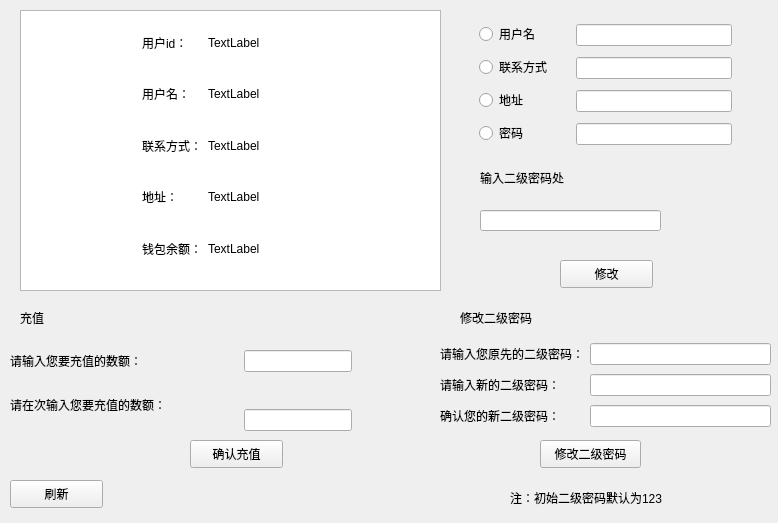
<?xml version="1.0" encoding="UTF-8"?>
<ui version="4.0">
 <class>UserWidgetInfo</class>
 <widget class="QWidget" name="UserWidgetInfo">
  <property name="geometry">
   <rect>
    <x>0</x>
    <y>0</y>
    <width>778</width>
    <height>523</height>
   </rect>
  </property>
  <property name="minimumSize">
   <size>
    <width>778</width>
    <height>523</height>
   </size>
  </property>
  <property name="maximumSize">
   <size>
    <width>778</width>
    <height>523</height>
   </size>
  </property>
  <property name="windowTitle">
   <string>Form</string>
  </property>
  <widget class="QListWidget" name="listWidget">
   <property name="geometry">
    <rect>
     <x>20</x>
     <y>10</y>
     <width>421</width>
     <height>281</height>
    </rect>
   </property>
  </widget>
  <widget class="QWidget" name="widget" native="true">
   <property name="geometry">
    <rect>
     <x>30</x>
     <y>20</y>
     <width>341</width>
     <height>251</height>
    </rect>
   </property>
   <layout class="QGridLayout" name="gridLayout">
    <item row="4" column="1">
     <widget class="QLabel" name="balancelabel">
      <property name="text">
       <string>钱包余额：</string>
      </property>
     </widget>
    </item>
    <item row="3" column="1">
     <widget class="QLabel" name="addresslabel">
      <property name="text">
       <string>地址：</string>
      </property>
     </widget>
    </item>
    <item row="0" column="0">
     <spacer name="horizontalSpacer_2">
      <property name="orientation">
       <enum>Qt::Horizontal</enum>
      </property>
      <property name="sizeHint" stdset="0">
       <size>
        <width>40</width>
        <height>20</height>
       </size>
      </property>
     </spacer>
    </item>
    <item row="1" column="1">
     <widget class="QLabel" name="namelabel">
      <property name="text">
       <string>用户名：</string>
      </property>
     </widget>
    </item>
    <item row="3" column="2">
     <widget class="QLabel" name="labeladdress">
      <property name="text">
       <string>TextLabel</string>
      </property>
     </widget>
    </item>
    <item row="2" column="2">
     <widget class="QLabel" name="labelphone">
      <property name="text">
       <string>TextLabel</string>
      </property>
     </widget>
    </item>
    <item row="4" column="2">
     <widget class="QLabel" name="labelbalance">
      <property name="text">
       <string>TextLabel</string>
      </property>
     </widget>
    </item>
    <item row="0" column="2">
     <widget class="QLabel" name="labelid">
      <property name="text">
       <string>TextLabel</string>
      </property>
     </widget>
    </item>
    <item row="0" column="3">
     <spacer name="horizontalSpacer_4">
      <property name="orientation">
       <enum>Qt::Horizontal</enum>
      </property>
      <property name="sizeHint" stdset="0">
       <size>
        <width>40</width>
        <height>20</height>
       </size>
      </property>
     </spacer>
    </item>
    <item row="2" column="1">
     <widget class="QLabel" name="phonelabel">
      <property name="text">
       <string>联系方式：</string>
      </property>
     </widget>
    </item>
    <item row="1" column="2">
     <widget class="QLabel" name="labelname">
      <property name="text">
       <string>TextLabel</string>
      </property>
     </widget>
    </item>
    <item row="0" column="1">
     <widget class="QLabel" name="idlabel">
      <property name="text">
       <string>用户id：</string>
      </property>
     </widget>
    </item>
   </layout>
  </widget>
  <widget class="QPushButton" name="btn_revise">
   <property name="geometry">
    <rect>
     <x>560</x>
     <y>260</y>
     <width>93</width>
     <height>28</height>
    </rect>
   </property>
   <property name="text">
    <string>修改</string>
   </property>
  </widget>
  <widget class="QWidget" name="widget_5" native="true">
   <property name="geometry">
    <rect>
     <x>470</x>
     <y>10</y>
     <width>271</width>
     <height>151</height>
    </rect>
   </property>
   <layout class="QHBoxLayout" name="horizontalLayout">
    <item>
     <widget class="QWidget" name="widget_2" native="true">
      <layout class="QVBoxLayout" name="verticalLayout">
       <item>
        <widget class="QRadioButton" name="rbtn_user">
         <property name="text">
          <string>用户名</string>
         </property>
         <property name="checked">
          <bool>false</bool>
         </property>
        </widget>
       </item>
       <item>
        <widget class="QRadioButton" name="rbtn_phone">
         <property name="text">
          <string>联系方式</string>
         </property>
        </widget>
       </item>
       <item>
        <widget class="QRadioButton" name="rbtn_address">
         <property name="text">
          <string>地址</string>
         </property>
        </widget>
       </item>
       <item>
        <widget class="QRadioButton" name="rbtn_password">
         <property name="text">
          <string>密码</string>
         </property>
        </widget>
       </item>
      </layout>
     </widget>
    </item>
    <item>
     <widget class="QWidget" name="widget_3" native="true">
      <layout class="QVBoxLayout" name="verticalLayout_3">
       <item>
        <widget class="QLineEdit" name="userline"/>
       </item>
       <item>
        <widget class="QLineEdit" name="phoneline"/>
       </item>
       <item>
        <widget class="QLineEdit" name="addressline"/>
       </item>
       <item>
        <widget class="QLineEdit" name="passwordline"/>
       </item>
      </layout>
     </widget>
    </item>
   </layout>
  </widget>
  <widget class="QLabel" name="label">
   <property name="geometry">
    <rect>
     <x>20</x>
     <y>310</y>
     <width>72</width>
     <height>15</height>
    </rect>
   </property>
   <property name="text">
    <string>充值</string>
   </property>
  </widget>
  <widget class="QWidget" name="widget_6" native="true">
   <property name="geometry">
    <rect>
     <x>10</x>
     <y>350</y>
     <width>431</width>
     <height>81</height>
    </rect>
   </property>
   <layout class="QGridLayout" name="gridLayout_2">
    <item row="0" column="3">
     <spacer name="horizontalSpacer_3">
      <property name="orientation">
       <enum>Qt::Horizontal</enum>
      </property>
      <property name="sizeHint" stdset="0">
       <size>
        <width>40</width>
        <height>20</height>
       </size>
      </property>
     </spacer>
    </item>
    <item row="0" column="0">
     <widget class="QLabel" name="label_2">
      <property name="text">
       <string>请输入您要充值的数额：</string>
      </property>
     </widget>
    </item>
    <item row="0" column="2">
     <widget class="QLineEdit" name="moneyline1"/>
    </item>
    <item row="0" column="1">
     <spacer name="horizontalSpacer">
      <property name="orientation">
       <enum>Qt::Horizontal</enum>
      </property>
      <property name="sizeHint" stdset="0">
       <size>
        <width>40</width>
        <height>20</height>
       </size>
      </property>
     </spacer>
    </item>
    <item row="2" column="2">
     <widget class="QLineEdit" name="moneyline2"/>
    </item>
    <item row="1" column="0" rowspan="2" colspan="2">
     <widget class="QLabel" name="label_3">
      <property name="text">
       <string>请在次输入您要充值的数额：</string>
      </property>
     </widget>
    </item>
   </layout>
  </widget>
  <widget class="QPushButton" name="btn_money">
   <property name="geometry">
    <rect>
     <x>190</x>
     <y>440</y>
     <width>93</width>
     <height>28</height>
    </rect>
   </property>
   <property name="text">
    <string>确认充值</string>
   </property>
  </widget>
  <widget class="QPushButton" name="btn_revise_password2">
   <property name="geometry">
    <rect>
     <x>540</x>
     <y>440</y>
     <width>101</width>
     <height>28</height>
    </rect>
   </property>
   <property name="text">
    <string>修改二级密码</string>
   </property>
  </widget>
  <widget class="QWidget" name="widget_4" native="true">
   <property name="geometry">
    <rect>
     <x>440</x>
     <y>340</y>
     <width>331</width>
     <height>93</height>
    </rect>
   </property>
   <layout class="QGridLayout" name="gridLayout_3">
    <item row="0" column="0">
     <widget class="QLabel" name="label_4">
      <property name="text">
       <string>请输入您原先的二级密码：</string>
      </property>
     </widget>
    </item>
    <item row="0" column="1">
     <widget class="QLineEdit" name="password2belowline">
      <property name="echoMode">
       <enum>QLineEdit::Password</enum>
      </property>
     </widget>
    </item>
    <item row="1" column="0">
     <widget class="QLabel" name="label_5">
      <property name="text">
       <string>请输入新的二级密码：</string>
      </property>
     </widget>
    </item>
    <item row="1" column="1">
     <widget class="QLineEdit" name="password2newline">
      <property name="echoMode">
       <enum>QLineEdit::Password</enum>
      </property>
     </widget>
    </item>
    <item row="2" column="0">
     <widget class="QLabel" name="label_6">
      <property name="text">
       <string>确认您的新二级密码：</string>
      </property>
     </widget>
    </item>
    <item row="2" column="1">
     <widget class="QLineEdit" name="password2newecholine">
      <property name="echoMode">
       <enum>QLineEdit::Password</enum>
      </property>
     </widget>
    </item>
   </layout>
  </widget>
  <widget class="QLabel" name="label_7">
   <property name="geometry">
    <rect>
     <x>460</x>
     <y>310</y>
     <width>101</width>
     <height>16</height>
    </rect>
   </property>
   <property name="text">
    <string>修改二级密码</string>
   </property>
  </widget>
  <widget class="QLabel" name="label_8">
   <property name="geometry">
    <rect>
     <x>480</x>
     <y>170</y>
     <width>121</width>
     <height>16</height>
    </rect>
   </property>
   <property name="text">
    <string>输入二级密码处</string>
   </property>
  </widget>
  <widget class="QLineEdit" name="password2line">
   <property name="geometry">
    <rect>
     <x>480</x>
     <y>210</y>
     <width>181</width>
     <height>21</height>
    </rect>
   </property>
   <property name="echoMode">
    <enum>QLineEdit::Password</enum>
   </property>
  </widget>
  <widget class="QLabel" name="label_9">
   <property name="geometry">
    <rect>
     <x>510</x>
     <y>490</y>
     <width>221</width>
     <height>16</height>
    </rect>
   </property>
   <property name="text">
    <string>注：初始二级密码默认为123</string>
   </property>
  </widget>
  <widget class="QPushButton" name="btn_refresh">
   <property name="geometry">
    <rect>
     <x>10</x>
     <y>480</y>
     <width>93</width>
     <height>28</height>
    </rect>
   </property>
   <property name="text">
    <string>刷新</string>
   </property>
  </widget>
 </widget>
 <resources/>
 <connections/>
</ui>
